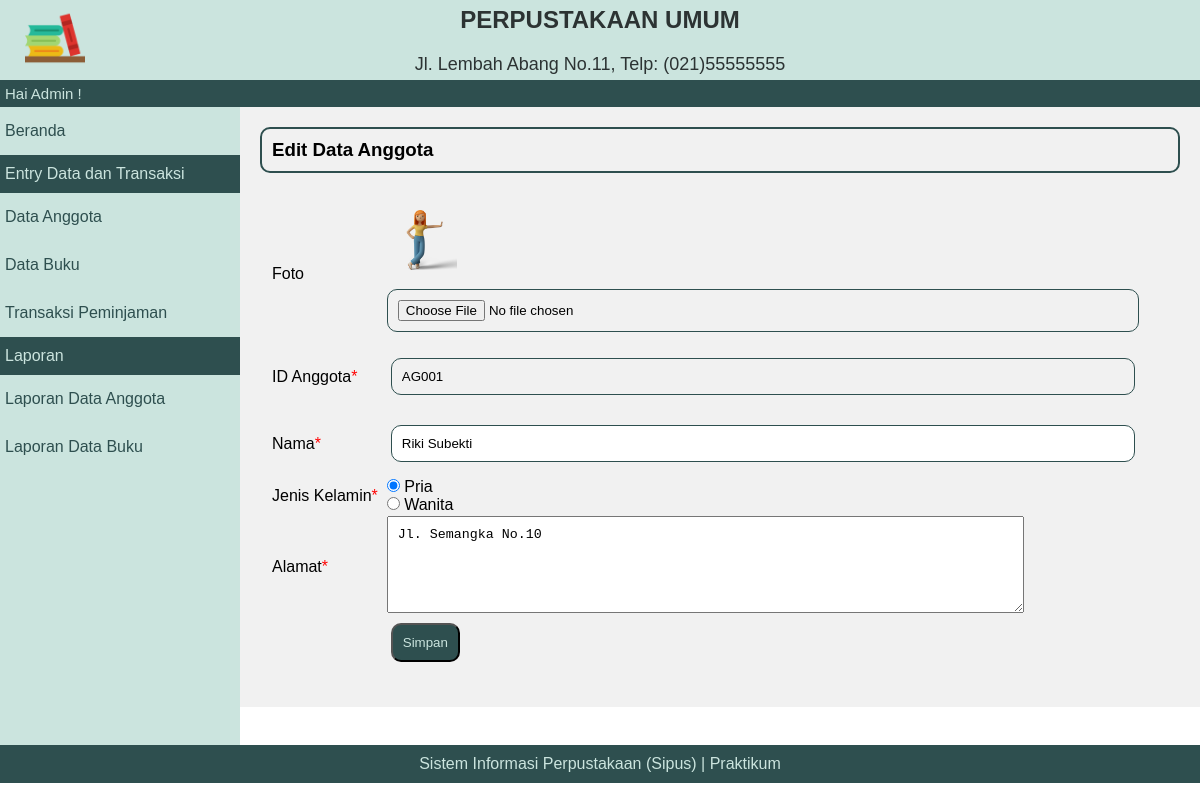
Page /index.php?p=anggota-edit&id=AG001 (signed in) on the committed database.
### tables this page shows
CREATE TABLE `tbanggota` (
  `idanggota` varchar(255) NOT NULL,
  `nama` varchar(255) NOT NULL,
  `jeniskelamin` varchar(255) NOT NULL,
  `alamat` varchar(255) NOT NULL,
  `status` varchar(255) NOT NULL,
  `foto` varchar(255) NOT NULL
);

### pages/anggota-edit.php (the view, shortened to what this page needs)
<?php
include "./koneksi.php";
$id_anggota = $_GET['id'];
$q_tampil_anggota = mysqli_query($db, "SELECT * FROM tbanggota WHERE idanggota='$id_anggota'");
$r_tampil_anggota = mysqli_fetch_array($q_tampil_anggota);
if (empty($r_tampil_anggota['foto']) or ($r_tampil_anggota['foto'] == '-')) {
    $foto = 'admin-no-photo.png';
} else {
    $foto = $r_tampil_anggota['foto'];
}
?>
<div class="nmHalaman">
    <h3>Edit Data Anggota</h3>
</div>
<div id="content">
    <form action="proses/anggota-edit-proses.php" method="POST" enctype="multipart/form-data">
        <table id="formanggota" class="formanggota">
            <tr>
                <td>Foto</td>
                <td><img src="./images/<?php echo $foto; ?>" width="70px" height="70px" alt="<?php echo $foto; ?>">
                    <input type="file" class="inputAnggota text-input" accept="image/png, image/gif, image/jpeg, image/jpg" name="foto" id="foto">
                </td>
            </tr>
            <tr>
                <td class="label-formulir">ID Anggota<span style="color:red">*</span></td>
                <td class="isian-formulir"><input type="text" name="id_anggota" value="<?php echo $r_tampil_anggota['idanggota']; ?>" readonly="readonly" class="text-input isian-formulir isian-formulir-border warna-formulir-disabled"></td>
            </tr>
            <tr>
                <td class="label-formulir">Nama<span style="color:red">*</span></td>
                <td class="isian-formulir"><input type="text" name="nama" value="<?php echo $r_tampil_anggota['nama']; ?>" class="text-input isian-formulir isian-formulir-border"></td>
            </tr>
            <tr>
                <td>Jenis Kelamin<span style="color:red">*</span></td>
                <td>
                    <?php
                    if ($r_tampil_anggota['jeniskelamin'] == 'Pria') {
                        echo '<input type="radio" class="radioAnggota" name="jenis_kelamin" value="Pria" checked> Pria <br>
                            <input type="radio" class="radioAnggota" name="jenis_kelamin" value="Wanita"> Wanita';
                    } else {
                        echo '<input type="radio" class="radioAnggota" name="jenis_kelamin" value="Pria"> Pria <br>
                            <input type="radio" class="radioAnggota" name="jenis_kelamin" value="Wanita" checked> Wanita';
                    }
                    ?>
                </td>
            </tr>
            <tr>
                <td>Alamat<span style="color:red">*</span></td>
                <td>
                    <textarea type="text" class="inputAnggota" name="alamat" id="alamat" cols="75" rows="5"><?php echo $r_tampil_anggota['alamat']; ?></textarea>
                </td>
            </tr>
            <tr>
                <td class="label-formulir"></td>
                <td class="isian-formulir"><input type="submit" name="simpan" value="Simpan" id="tombol-simpan" class="tombol-simpan" onclick="return confirm('Apakah data yang diubah sudah benar?')"></td>
        </table>
    </form>
</div>

### style/style.css (style rules this page uses)
* { box-sizing: border-box; margin: 0; padding: 0; }
body { font-family: Arial, Helvetica, sans-serif; }
#content { float: left; width: 96.8%; min-width: 454px; border: none; padding: 10px; margin-bottom: 6px; }
.nmHalaman { border: 2px solid #2e4f4f; padding: 10px; border-radius: 10px; margin-bottom: 20px; }
.tombol-simpan { background-color: #2e4f4f; color: #cbe4de; padding: 10px; border-radius: 10px; text-decoration: none; }
.formanggota { width: 100%; }
.formanggota .text-input { margin: 10px 0; padding: 10px; border-radius: 10px; border: 1px solid #2e4f4f; width: 100%; }
textarea { padding: 10px; }
.label-formulir { width: 12%; height: 36px; margin: 20px; }
.isian-formulir { width: 80%; padding: 4px; margin: 0 20px; height: 99.8%; }
.isian-formulir-border { border: 1px solid #c4c4c4; }
.warna-formulir-disabled { background-color: #f1f1f1; }

### rows in the picture
tbanggota: foto (picture), id_anggota "AG001", nama "Riki Subekti", alamat "Jl. Semangka No.10"

### other values in the picture
$nama "Admin"
